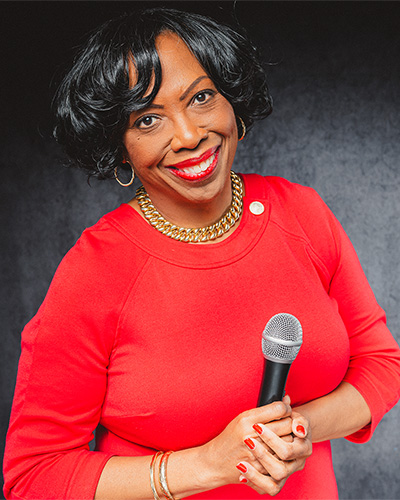
#> input picture joanne-headshot.jpg, 400 x 500 px
$ python make_cutouts.py
#> lines starting #> are read from the running program, lines starting #| are printed output that depends on the picture; after the words box and inside, x2 and y2 are one past the last pixel; in counts of white or black regions, pixels touching at a corner belong together
#!/usr/bin/env python3
"""Cut the four speaker headshots out of their flat studio backdrops.

Writes <name>-cut.webp (transparent background) next to the originals, so the page
can put its own gradient behind the speakers.

Joanne:      pure white backdrop
Terry/Linda: flat #e0e0e0 backdrop
Summer:      warm grey studio backdrop (colour-tested, connected to the border only)
"""
from collections import deque
from pathlib import Path

import numpy as np
from PIL import Image, ImageFilter

ROOT = Path(__file__).resolve().parent.parent
OUT_WIDTH = 800


def flood_from_border(cand):
    """Pixels of `cand` that are connected (4-way) to the image border."""
    h, w = cand.shape
    out = np.zeros((h, w), bool)
    dq = deque()
    for x in range(w):
        for y in (0, h - 1):
            if cand[y, x] and not out[y, x]:
                out[y, x] = True
                dq.append((y, x))
    for y in range(h):
        for x in (0, w - 1):
            if cand[y, x] and not out[y, x]:
                out[y, x] = True
                dq.append((y, x))
    while dq:
        y, x = dq.popleft()
        for ny, nx in ((y + 1, x), (y - 1, x), (y, x + 1), (y, x - 1)):
            if 0 <= ny < h and 0 <= nx < w and cand[ny, nx] and not out[ny, nx]:
                out[ny, nx] = True
                dq.append((ny, nx))
    return out


def grow(mask_bool, px):
    img = Image.fromarray((mask_bool * 255).astype("uint8"))
    return np.array(img.filter(ImageFilter.MaxFilter(2 * px + 1))) > 0


def background_flat(im, value, tol, fringe_tol=16):
    """Flat-colour backdrop (white or #e0e0e0)."""
    a = np.array(im).astype(int)
    d = np.abs(a - value).max(2)
    bg = flood_from_border(d <= tol)
    spread = a.max(2) - a.min(2)
    near = grow(bg, 3)
    fringe = near & ~bg & (d <= fringe_tol) & (spread <= 7)
    return bg | fringe


def background_joanne(im):
    """White backdrop. Her curls trap pockets of white that the border flood can't reach,
    so light neutral pixels hugging the backdrop count as backdrop too. The eyes, teeth
    and necklace are protected because white is part of the photo there."""
    a = np.array(im).astype(int)
    bg = background_flat(im, 255, 9, 0)
    h, w = bg.shape
    protect = np.zeros((h, w), bool)
    protect[int(h * 0.15):int(h * 0.38), int(w * 0.35):int(w * 0.62)] = True   # eyes, mouth
    protect[int(h * 0.44):int(h * 0.56), int(w * 0.35):int(w * 0.65)] = True   # necklace
    neutral = (a.max(2) - a.min(2)) <= 14
    nearwhite = (a.min(2) >= 236) & neutral
    bg = bg | (nearwhite & ~protect)
    for _ in range(3):  # eat the light anti-aliased fringe, a couple of pixels at a time
        near = grow(bg, 2)
        bg = bg | (near & ~protect & neutral & (a.min(2) >= 200))
    return bg


def background_summer(im):
    a = np.array(im.filter(ImageFilter.GaussianBlur(0.8))).astype(int)
    mx, mn = a.max(2), a.min(2)
    r, b = a[:, :, 0], a[:, :, 2]
    cand = ((mx - mn) < 30) & ((r - b) >= 4) & (r > 185) & (r < 236)
    return flood_from_border(cand)


def clean_alpha(bg):
    subj = Image.fromarray(np.where(bg, 0, 255).astype("uint8"))
    subj = subj.filter(ImageFilter.MedianFilter(3))
    subj = subj.filter(ImageFilter.MinFilter(3)).filter(ImageFilter.MaxFilter(3))
    subj = subj.filter(ImageFilter.MaxFilter(3)).filter(ImageFilter.MinFilter(3))
    return np.array(subj) > 127


def decontaminate(rgb, solid, rings=4):
    """Repaint the edge ring with colours from just inside the subject,
    so no trace of the old backdrop survives against a dark background."""
    h, w, _ = rgb.shape
    known = solid.copy()
    out = rgb.copy()
    for _ in range(rings):
        new_known = known.copy()
        for dy, dx in ((1, 0), (-1, 0), (0, 1), (0, -1)):
            shifted = np.roll(np.roll(known, dy, 0), dx, 1)
            src = np.roll(np.roll(out, dy, 0), dx, 1)
            take = shifted & ~new_known
            out[take] = src[take]
            new_known |= take
        known = new_known
    return out


def cut(name, source, backdrop):
#> called with name = 'joanne', source = 'joanne-headshot.jpg'
    im = Image.open(ROOT / source).convert("RGB")
#> im is the input picture: PIL image 400x500 RGB; mean R, G, B 158.4, 62.8, 64.9
    bg = backdrop(im)
#> in background_flat, `d = np.abs(a - value).max(2)`:
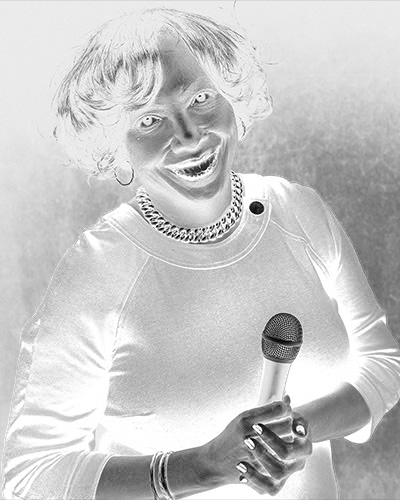
#> d: shape (500, 400) int64; min 0, max 255, mean 199
#> after the loop in flood_from_border, `for x in range(w):`: out: shape (500, 400) bool; every value is 0
#> in background_flat, `spread = a.max(2) - a.min(2)`:
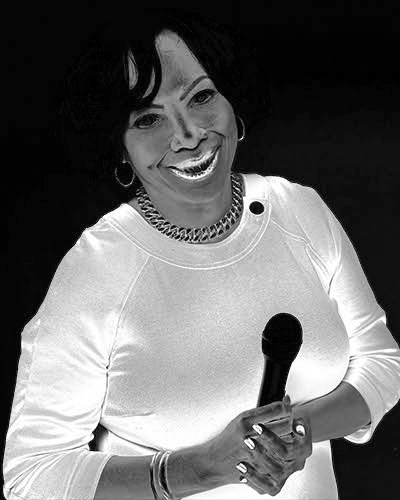
#> spread: shape (500, 400) int64; min 0, max 255, mean 104.8
#> in background_joanne, `neutral = (a.max(2) - a.min(2)) <= 14`:
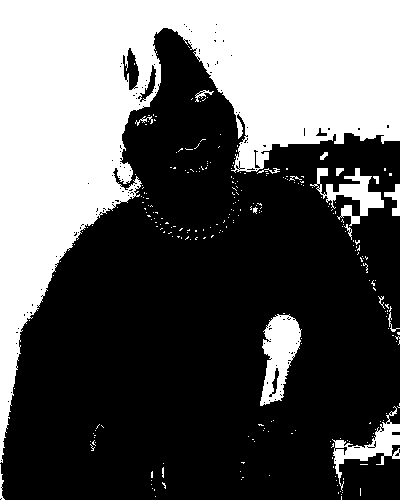
#> neutral: shape (500, 400) bool; 36.5% white; 268 white regions (251 under 20 px), largest, box (x1, y1, x2, y2) and area: (0, 0, 400, 463) 66389, (260, 314, 302, 406) 2189, (310, 168, 384, 226) 1486
#> in background_joanne, `nearwhite = (a.min(2) >= 236) & neutral`: nearwhite: shape (500, 400) bool; 0.08% white in thin lines or dots, all inside (x1, y1, x2, y2) = (141, 167, 296, 490)
#> in background_joanne, `bg = bg | (nearwhite & ~protect)`: bg: shape (500, 400) bool; 0.06% white in thin lines or dots, all inside (x1, y1, x2, y2) = (141, 190, 296, 490)
#> the loop in background_joanne, `for _ in range(3):` made 3 passes
#> pass 1, in background_joanne, `near = grow(bg, 2)`:
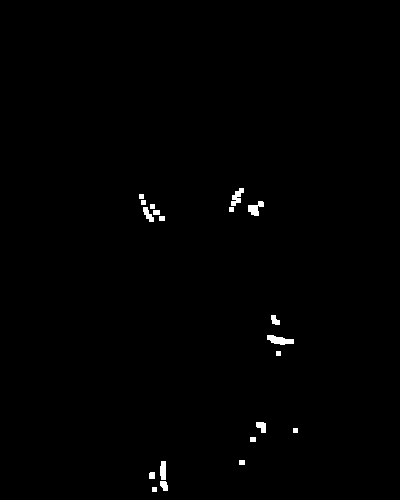
#> near: shape (500, 400) bool; 0.59% white; 20 white regions, largest, box (x1, y1, x2, y2) and area: (267, 335, 294, 345) 172, (248, 201, 264, 216) 134, (231, 188, 244, 206) 126
#> pass 1, in background_joanne, `bg = bg | (near & ~protect & neutral & (a.min(2) >= 200))`:
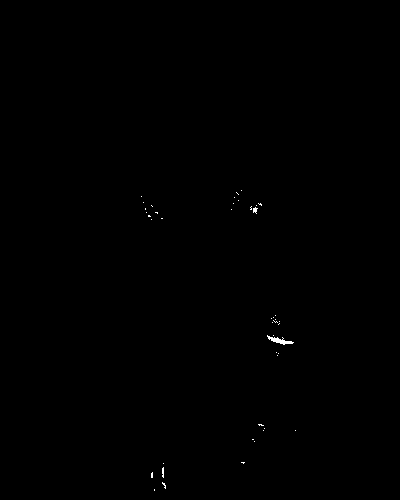
#> bg: shape (500, 400) bool; 0.12% white in thin lines or dots, all inside (x1, y1, x2, y2) = (141, 190, 296, 491)
    subject = clean_alpha(bg)
#> in clean_alpha, `subj = subj.filter(ImageFilter.MedianFilter(3))`: subj: PIL image 400x500 L; 99.9% white; 8 black regions (7 under 20 px), largest, box (x1, y1, x2, y2) and area: (267, 336, 293, 345) 101
#> in clean_alpha, `subj = subj.filter(ImageFilter.MaxFilter(3)).filter(ImageFilter.MinFil..`: subj: PIL image 400x500 L; 99.9% white; 2 black regions (1 under 20 px), largest, box (x1, y1, x2, y2) and area: (270, 337, 292, 345) 91
    # pull the edge in ~2px, repaint it, then feather
    solid_img = Image.fromarray((subject * 255).astype("uint8")).filter(ImageFilter.MinFilter(5))
#> solid_img: PIL image 400x500 L; 99.9% white; 2 black regions, box (x1, y1, x2, y2) and area: (268, 335, 294, 347) 227, (251, 206, 259, 214) 63
    solid = np.array(solid_img) > 127
    rgb = decontaminate(np.array(im), solid, rings=5)
#> after the loop in decontaminate, `for _ in range(rings):`: known: shape (500, 400) bool; every value is 1
#> after the loop in decontaminate, `for _ in range(rings):`:
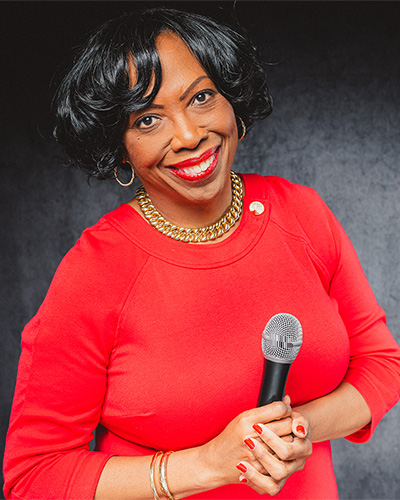
#> out: shape (500, 400, 3); 0.14% of pixels changed, all inside (x1, y1, x2, y2) = (251, 206, 294, 347)
    # diffuse the edge: pull it in a touch more, then a wide feather so stray specks
    # around the hair dissolve into the gradient instead of showing as artifacts
    # (scaled to the source resolution, so low-res photos aren't over-blurred)
    scale = im.width / 800
#> scale = 0.5
    alpha = Image.fromarray((subject * 255).astype("uint8")).filter(ImageFilter.MinFilter(5 if scale >= 1 else 3))
#> alpha: PIL image 400x500 L; 99.9% white; 2 black regions, box (x1, y1, x2, y2) and area: (269, 336, 293, 346) 155, (252, 207, 258, 213) 35
    alpha = alpha.filter(ImageFilter.GaussianBlur(max(1.3, 2.2 * scale)))
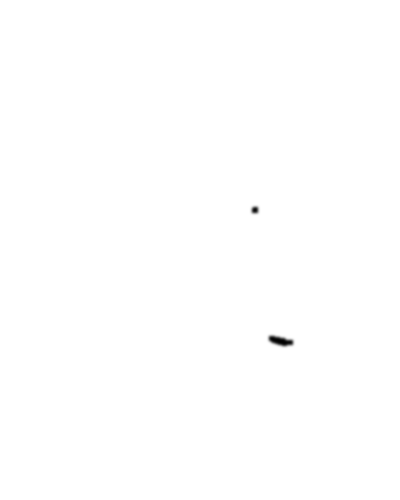
#> alpha: PIL image 400x500 L; min 0, max 255, mean 254.8
    rgba = Image.fromarray(np.dstack([rgb, np.array(alpha)]), "RGBA")
    if rgba.width > OUT_WIDTH:
        rgba = rgba.resize((OUT_WIDTH, round(rgba.height * OUT_WIDTH / rgba.width)), Image.LANCZOS)
    dest = ROOT / f"{name}-cut.webp"
    rgba.save(dest, "WEBP", quality=92, alpha_quality=100, method=6)
#> (the run stopped early here; a loop or call above may not have finished)
